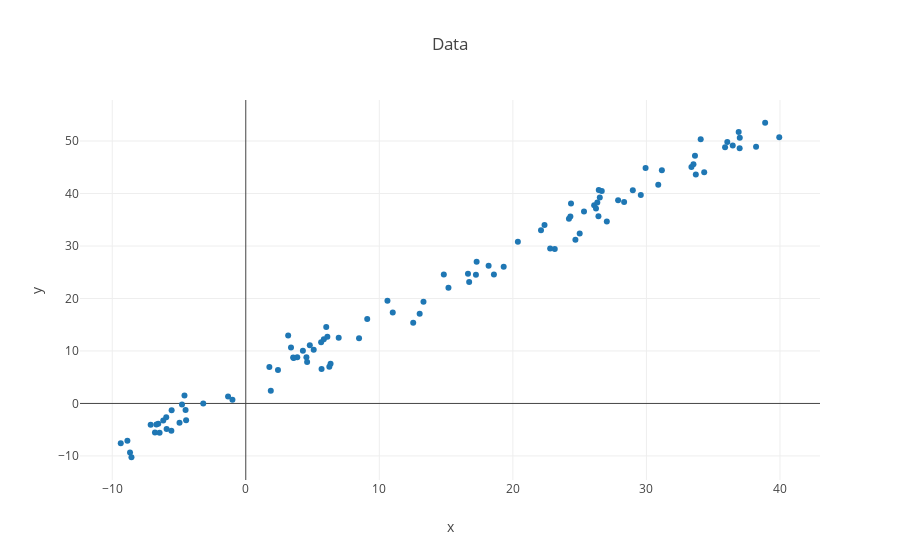

Notebook source saved alongside this figure:
### Markdown cell above
Plot the data with `Plotly`.

### Code cell
trace = go.Scatter(
    x = X,
    y = Y,
    mode = 'markers'
)

data = [trace]

layout = go.Layout(
    title = 'Data',
    xaxis = dict(
        title = 'x'
    ),
    yaxis = dict(
        title = 'y'
    ),
    hovermode = 'closest'
)

fig = go.Figure(data=data, layout=layout)

iplot(fig)
